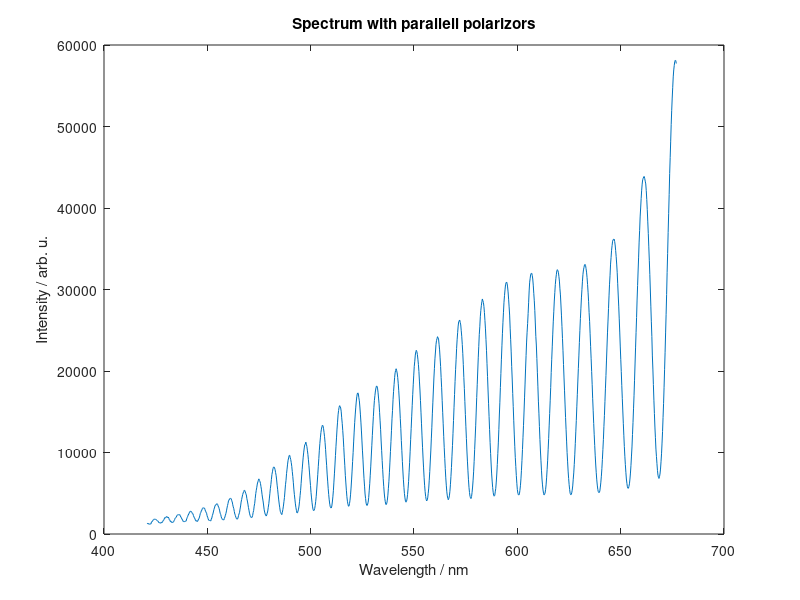

Reproduce this figure in MATLAB.
A = [1 420.93 13161 421.185 12491 421.439 13041 421.694 11951 421.948 12111 422.202 12441 422.457 12261 422.711 12251 422.966 14891 423.22 14981 423.474 16041 423.729 17001 423.983 17501 424.237 18311 424.492 18231 424.746 17961 425 18221 425.255 17751 425.509 16811 425.763 16361 426.018 15761 426.272 15641 426.526 13831 426.78 13971 427.035 13891 427.289 13241 427.543 13541 427.797 14561 428.052 13841 428.306 15441 428.56 15921 428.814 16921 429.068 17681 429.323 20061 429.577 19811 429.831 19581 430.085 20951 430.339 21501 430.593 20921 430.848 20061 431.102 20741 431.356 19341 431.61 17541 431.864 17131 432.118 15221 432.372 15681 432.626 14301 432.88 14481 433.134 14071 433.388 14501 433.642 14931 433.896 16391 434.151 17591 434.405 19321 434.659 19901 434.913 20531 435.167 21991 435.421 23111 435.674 23601 435.928 23711 436.182 23681 436.436 23351 436.69 23731 436.944 22221 437.198 20611 437.452 20241 437.706 17931 437.96 17891 438.214 15751 438.468 15191 438.722 15391 438.975 14931 439.229 15501 439.483 15701 439.737 15921 439.991 18511 440.245 20141 440.498 21701 440.752 23311 441.006 24541 441.26 26071 441.514 26781 441.767 28121 442.021 27731 442.275 27611 442.529 26251 442.782 25251 443.036 24671 443.29 22631 443.544 20771 443.797 19771 444.051 18421 444.305 16311 444.558 16011 444.812 16381 445.066 15281 445.319 15711 445.573 17301 445.827 18501 446.08 19761 446.334 22291 446.588 25061 446.841 26361 447.095 28401 447.348 29441 447.602 31301 447.856 32171 448.109 31901 448.363 32011 448.616 31771 448.87 30001 449.123 28011 449.377 26621 449.63 25561 449.884 22401 450.137 20701 450.391 18761 450.644 17031 450.898 16631 451.151 16611 451.405 16331 451.658 15981 451.912 18341 452.165 19621 452.418 22511 452.672 24491 452.925 27031 453.179 30021 453.432 31911 453.686 34301 453.939 35661 454.192 35871 454.446 36951 454.699 37191 454.952 36401 455.206 34501 455.459 33011 455.712 31321 455.966 28361 456.219 25381 456.472 23911 456.726 21061 456.979 19091 457.232 18071 457.485 17591 457.739 17591 457.992 17291 458.245 19271 458.498 20901 458.752 23181 459.005 25301 459.258 28381 459.511 31941 459.764 34971 460.018 37561 460.271 41211 460.524 41651 460.777 43031 461.03 43781 461.283 43751 461.536 43191 461.79 40941 462.043 39571 462.296 35831 462.549 33271 462.802 31111 463.055 27501 463.308 24311 463.561 22761 463.814 20301 464.067 19201 464.32 18151 464.573 18411 464.826 19571 465.079 22541 465.332 24591 465.585 26591 465.838 30591 466.091 34401 466.344 39151 466.597 42331 466.85 45481 467.103 48501 467.356 50501 467.609 51881 467.862 53641 468.115 53291 468.368 51611 468.621 49491 468.874 48051 469.127 43401 469.379 40461 469.632 36681 469.885 32661 470.138 29231 470.391 25631 470.644 22971 470.896 21341 471.149 20451 471.402 20211 471.655 20631 471.908 22571 472.16 26331 472.413 28891 472.666 34201 472.919 37651 473.172 43671 473.424 49581 473.677 53641 473.93 57381 474.182 61371 474.435 63911 474.688 65771 474.941 67661 475.193 65501 475.446 64711 475.699 62171 475.951 58111 476.204 54191 476.457 48781 476.709 44211 476.962 40591 477.214 35611 477.467 30351 477.72 26941 477.972 24561 478.225 23481 478.477 22071 478.73 23411 478.982 25571 479.235 28221 479.488 32851 479.74 37141 479.993 43031 480.245 49341 480.498 55881 480.75 60861 481.003 67031 481.255 73111 481.508 76291 481.76 80191 482.013 81941 482.265 82241 482.517 80951 482.77 79201 483.022 75271 483.275 72031 483.527 66341 483.78 59901 484.032 54321 484.284 47991 484.537 41831 484.789 36691 485.041 32191 485.294 27781 485.546 26211 485.799 24691 486.051 23821 486.303 26571 486.555 30181 486.808 34251 487.06 39661 487.312 44811 487.565 52781 487.817 60431 488.069 65821 488.321 74051 488.574 79611 488.826 85741 489.078 90571 489.33 93241 489.583 96311 489.835 96581 490.087 94051 490.339 91421 490.591 87841 490.844 83081 491.096 76821 491.348 70591 491.6 63531 491.852 55181 492.104 48661 492.356 42701 492.609 36931 492.861 32301 493.113 28941 493.365 25891 493.617 26061 493.869 28041 494.121 30571 494.373 34311 494.625 40231 494.877 47051 495.129 53661 495.381 62051 495.633 71151 495.885 78941 496.137 87061 496.389 94321 496.641 100451 496.893 105611 497.145 109651 497.397 110201 497.649 112741 497.901 110191 498.153 107531 498.405 102841 498.657 97661 498.909 91081 499.161 83761 499.412 76001 499.664 67351 499.916 59611 500.168 50781 500.42 44241 500.672 38311 500.924 33281 501.175 29771 501.427 28691 501.679 29251 501.931 30981 502.183 34881 502.435 40081 502.686 46321 502.938 55201 503.19 63801 503.442 73241 503.693 83131 503.945 92651 504.197 102831 504.449 111151 504.7 117991 504.952 124461 505.204 128681 505.455 131971 505.707 133421 505.959 132701 506.21 129751 506.462 124781 506.714 119381 506.965 112321 507.217 103601 507.469 93441 507.72 84391 507.972 73551 508.223 64891 508.475 56031 508.727 48271 508.978 41881 509.23 36631 509.481 33341 509.733 32211 509.984 31981 510.236 34411 510.488 39281 510.739 45611 510.991 53101 511.242 63661 511.494 73811 511.745 84701 511.997 96331 512.248 107681 512.499 117941 512.751 128721 513.002 137211 513.254 146201 513.505 151561 513.757 155511 514.008 157461 514.259 156411 514.511 154681 514.762 150681 515.014 142581 515.265 135811 515.516 127181 515.768 117921 516.019 106191 516.27 94321 516.522 83771 516.773 71971 517.024 62641 517.276 53681 517.527 45761 517.778 40201 518.03 36731 518.281 34131 518.532 34201 518.783 37251 519.035 41421 519.286 48061 519.537 56381 519.788 66301 520.039 77191 520.291 88951 520.542 99911 520.793 112961 521.044 125071 521.295 136561 521.547 146101 521.798 154721 522.049 161941 522.3 168321 522.551 171951 522.802 173091 523.053 172451 523.304 167191 523.556 163381 523.807 155851 524.058 147091 524.309 137301 524.56 126441 524.811 114181 525.062 101981 525.313 90961 525.564 78461 525.815 67811 526.066 58741 526.317 49091 526.568 43461 526.819 37811 527.07 35601 527.321 34991 527.572 36731 527.823 39041 528.074 44811 528.325 52951 528.576 61651 528.827 72161 529.078 83271 529.329 95701 529.579 108231 529.83 120641 530.081 132661 530.332 143951 530.583 154881 530.834 163891 531.085 169861 531.336 175541 531.586 179111 531.837 181521 532.088 181341 532.339 179061 532.59 174011 532.84 166821 533.091 159911 533.342 149371 533.593 138871 533.843 127951 534.094 114141 534.345 102221 534.596 90151 534.846 78921 535.097 67841 535.348 58561 535.599 50291 535.849 43911 536.1 39631 536.351 36391 536.601 36201 536.852 38061 537.103 41561 537.353 47651 537.604 56121 537.855 64721 538.105 75821 538.356 88191 538.606 101261 538.857 113601 539.108 127301 539.358 141361 539.609 151721 539.859 164841 540.11 174961 540.36 183491 540.611 191751 540.861 197851 541.112 200671 541.362 202781 541.613 200341 541.863 197511 542.114 192021 542.364 185001 542.615 175741 542.865 165691 543.116 154571 543.366 141571 543.617 129281 543.867 114601 544.117 102191 544.368 89131 544.618 77291 544.869 66491 545.119 57291 545.369 49631 545.62 44291 545.87 40241 546.121 39081 546.371 40071 546.621 42851 546.872 48311 547.122 55501 547.372 64221 547.623 75831 547.873 87421 548.123 100861 548.373 115681 548.624 129281 548.874 143711 549.124 157411 549.374 170871 549.625 183051 549.875 194941 550.125 205781 550.375 212041 550.626 219531 550.876 223461 551.126 225311 551.376 223911 551.626 220351 551.876 214541 552.127 208161 552.377 199331 552.627 187641 552.877 176651 553.127 163661 553.377 149481 553.627 135201 553.877 120371 554.128 106471 554.378 93201 554.628 81111 554.878 69661 555.128 59851 555.378 52021 555.628 46151 555.878 42341 556.128 40641 556.378 41691 556.628 44301 556.878 49911 557.128 56311 557.378 66041 557.628 76761 557.878 89571 558.128 101871 558.378 116691 558.628 131021 558.878 147421 559.128 161751 559.378 176711 559.627 191401 559.877 203251 560.127 214941 560.377 223321 560.627 232251 560.877 237191 561.127 239661 561.377 242111 561.626 240671 561.876 239201 562.126 232811 562.376 225931 562.626 216061 562.875 205481 563.125 192041 563.375 179421 563.625 164101 563.875 149421 564.124 135181 564.374 119931 564.624 105901 564.874 92871 565.123 80491 565.373 68901 565.623 59921 565.872 51771 566.122 46731 566.372 43661 566.621 42101 566.871 43841 567.121 46791 567.37 52301 567.62 60431 567.87 70591 568.119 81651 568.369 95501 568.619 108401 568.868 123531 569.118 139201 569.367 155481 569.617 171181 569.867 187041 570.116 201551 570.366 213811 570.615 227811 570.865 238341 571.114 247041 571.364 255151 571.613 260331 571.863 261481 572.112 262451 572.362 259631 572.611 256541 572.861 249341 573.11 242021 573.36 232491 573.609 221251 573.859 207801 574.108 192091 574.357 178731 574.607 162491 574.856 146771 575.106 131561 575.355 117021 575.604 101831 575.854 89421 576.103 77511 576.352 66521 576.602 57321 576.851 50911 577.1 46131 577.35 44481 577.599 43521 577.848 45931 578.098 51091 578.347 57641 578.596 66091 578.846 76261 579.095 88931 579.344 103501 579.593 117681 579.843 132721 580.092 149661 580.341 167351 580.59 183171 580.839 199971 581.089 216161 581.338 230301 581.587 244981 581.836 254251 582.085 266551 582.334 274331 582.584 280111 582.833 285111 583.082 288391 583.331 286141 583.58 284071 583.829 279081 584.078 271591 584.327 261891 584.576 251641 584.826 238561 585.075 225451 585.324 209021 585.573 193471 585.822 176721 586.071 160471 586.32 144371 586.569 128101 586.818 112471 587.067 98871 587.316 85861 587.565 73701 587.814 64931 588.063 56951 588.312 51131 588.561 47211 588.81 46491 589.059 47181 589.307 51771 589.556 55901 589.805 63731 590.054 73591 590.303 85341 590.552 98601 590.801 111771 591.05 128021 591.299 146031 591.547 161701 591.796 179821 592.045 197001 592.294 214501 592.543 230911 592.792 246341 593.04 259821 593.289 272131 593.538 284341 593.787 292451 594.035 299541 594.284 305711 594.533 308181 594.782 309091 595.03 307671 595.279 303161 595.528 297051 595.777 288121 596.025 278681 596.274 268641 596.523 252571 596.771 238351 597.02 223441 597.269 205321 597.517 190161 597.766 172421 598.015 156251 598.263 138931 598.512 122621 598.76 107671 599.009 94051 599.258 82761 599.506 71781 599.755 62251 600.003 54461 600.252 50321 600.501 48191 600.749 47951 600.998 49231 601.246 53511 601.495 59151 601.743 67661 601.992 78201 602.24 90301 602.489 103741 602.737 118701 602.986 133421 603.234 149661 603.483 167031 603.731 183971 603.979 202501 604.228 218881 604.476 235521 604.725 247551 604.973 258181 605.221 270601 605.47 284381 605.718 298291 605.967 309011 606.215 313801 606.463 318721 606.712 319481 606.96 319931 607.208 317371 607.457 312901 607.705 305371 607.953 295331 608.202 286141 608.45 274401 608.698 258921 608.946 242511 609.195 231871 609.443 215431 609.691 198541 609.939 181421 610.188 163021 610.436 148271 610.684 131841 610.932 116101 611.18 101841 611.429 89881 611.677 78311 611.925 67491 612.173 60251 612.421 54061 612.669 50081 612.918 47991 613.166 48621 613.414 50241 613.662 54311 613.91 60251 614.158 68871 614.406 78951 614.654 89761 614.902 103331 615.151 117001 615.399 132661 615.647 147921 615.895 163431 616.143 179681 616.391 198271 616.639 214431 616.887 229621 617.135 245261 617.383 260301 617.631 272621 617.879 285881 618.127 296081 618.375 306021 618.623 313221 618.87 318131 619.118 323191 619.366 324321 619.614 323231 619.862 321161 620.11 316031 620.358 310351 620.606 300891 620.854 293361 621.102 280981 621.349 268561 621.597 254471 621.845 239881 622.093 224851 622.341 207861 622.589 191461 622.836 175681 623.084 159421 623.332 142991 623.58 128501 623.828 114021 624.075 99941 624.323 88521 624.571 77181 624.819 68121 625.066 60491 625.314 54421 625.562 49721 625.809 48281 626.057 48351 626.305 50451 626.553 53731 626.8 58971 627.048 67241 627.296 74931 627.543 85331 627.791 97121 628.039 110871 628.286 125311 628.534 139291 628.781 156031 629.029 171461 629.277 187681 629.524 203241 629.772 218521 630.019 234851 630.267 249881 630.514 264361 630.762 277111 631.009 289691 631.257 299941 631.505 310211 631.752 318611 632 324071 632.247 327141 632.495 330131 632.742 330751 632.989 329731 633.237 325861 633.484 321331 633.732 314691 633.979 306321 634.227 296701 634.474 285571 634.722 271931 634.969 260911 635.216 245641 635.464 229811 635.711 214971 635.958 199481 636.206 183701 636.453 165991 636.701 151131 636.948 135671 637.195 121721 637.443 108411 637.69 95881 637.937 84671 638.184 75191 638.432 66411 638.679 60021 638.926 54801 639.174 51821 639.421 50901 639.668 50951 639.915 52851 640.163 57631 640.41 63611 640.657 70951 640.904 80211 641.151 91351 641.399 103561 641.646 116151 641.893 132091 642.14 145621 642.387 162361 642.634 178981 642.882 194591 643.129 212331 643.376 229411 643.623 246791 643.87 261261 644.117 276631 644.364 292201 644.611 306521 644.858 317471 645.105 331151 645.352 339221 645.599 348211 645.847 353841 646.094 359291 646.341 360741 646.588 361601 646.835 361841 647.082 359021 647.329 354601 647.576 347711 647.823 340291 648.07 331231 648.316 321151 648.563 307041 648.81 293231 649.057 279621 649.304 263951 649.551 247791 649.798 230591 650.045 214381 650.292 199221 650.539 182011 650.786 166481 651.032 150971 651.279 135871 651.526 121211 651.773 107331 652.02 95441 652.267 85071 652.514 75761 652.76 67491 653.007 62201 653.254 57901 653.501 56211 653.747 56111 653.994 58381 654.241 61561 654.488 67431 654.734 74791 654.981 84241 655.228 95641 655.475 106841 655.721 122041 655.968 136731 656.215 153581 656.461 169611 656.708 188701 656.955 208621 657.201 228351 657.448 247141 657.695 265681 657.941 287051 658.188 304721 658.435 322721 658.681 339731 658.928 358161 659.174 372601 659.421 389061 659.668 400021 659.914 411631 660.161 421881 660.407 429341 660.654 434971 660.9 436251 661.147 438061 661.393 438691 661.64 436021 661.886 432921 662.133 429591 662.379 421331 662.626 410371 662.872 397991 663.119 382991 663.365 368801 663.612 352311 663.858 335911 664.105 318481 664.351 299381 664.597 279551 664.844 260331 665.09 242291 665.337 218481 665.583 202391 665.829 183401 666.076 164181 666.322 147751 666.568 131241 666.815 118141 667.061 104161 667.307 95221 667.554 86361 667.8 78081 668.046 72131 668.293 69521 668.539 68181 668.785 70291 669.031 73611 669.278 79681 669.524 88621 669.77 98391 670.016 111561 670.263 125621 670.509 142971 670.755 159861 671.001 180081 671.247 201551 671.494 223011 671.74 246721 671.986 269591 672.232 293791 672.478 321011 672.724 344371 672.971 370021 673.217 393021 673.463 416591 673.709 442311 673.955 461861 674.201 482051 674.447 502631 674.693 519921 674.939 534921 675.185 548121 675.431 560891 675.677 569381 675.923 574791 676.169 579831 676.415 581061 676.662 580901 676.908 57728];plot(A(:,2),A(:,3))xlabel('Wavelength / nm')ylabel('Intensity / arb. u.')title('Spectrum with parallell polarizors')